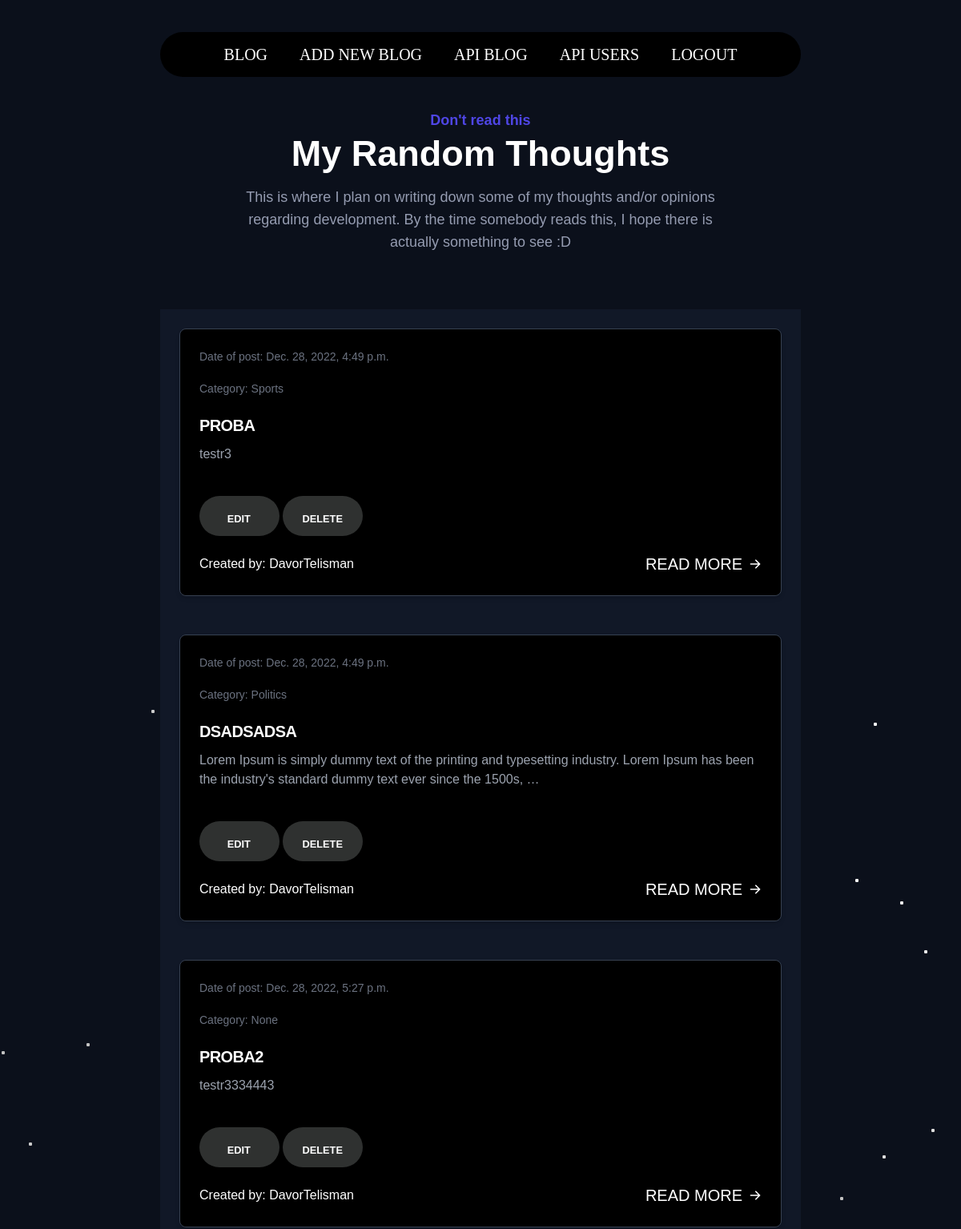
Before: /blog/ (signed in, upper part) with the older database file.
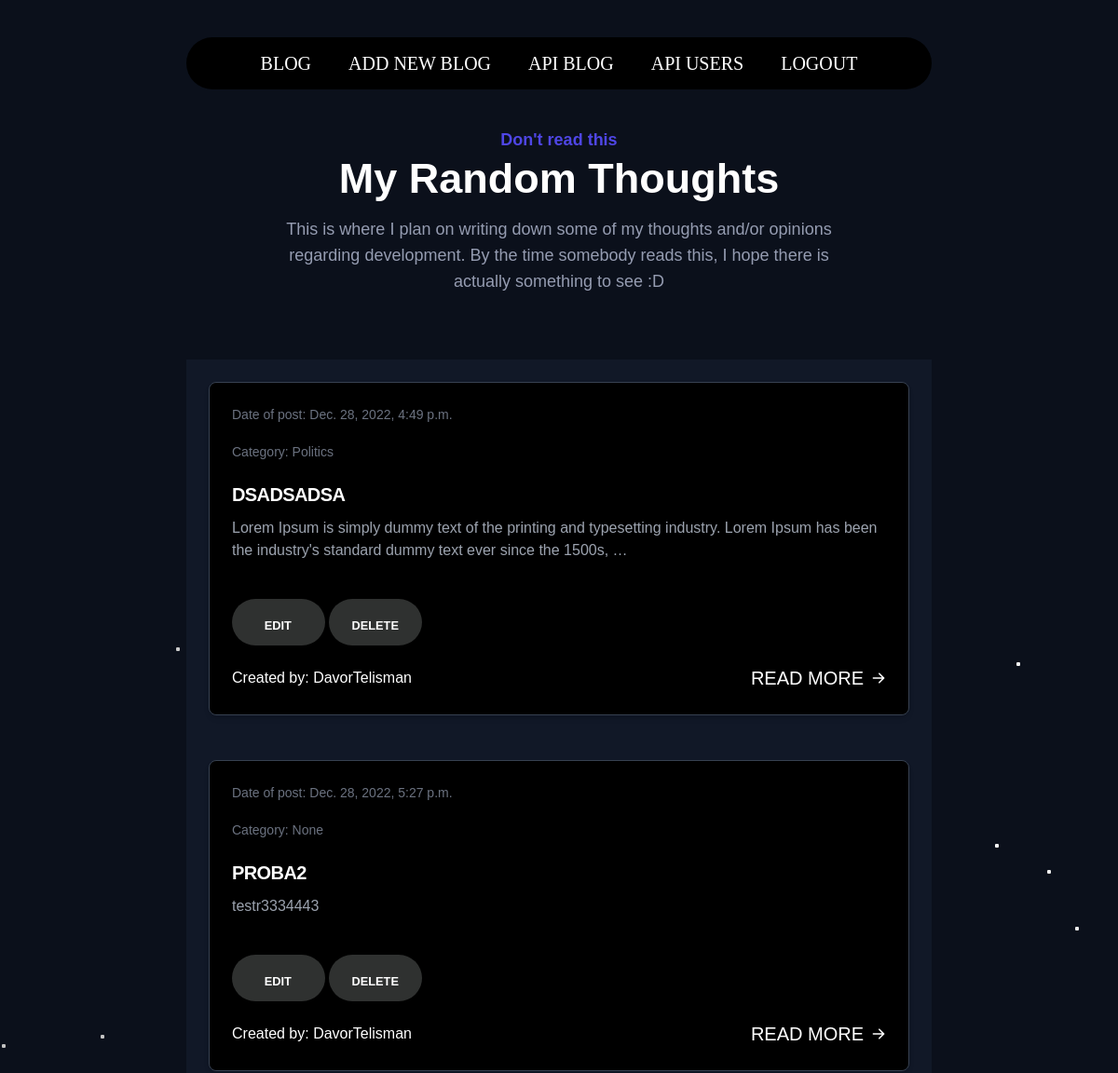
After: the same page with the newer database file.
### api/models.py (models this page shows, shortened)
class Post(models.Model):
    created = models.DateTimeField(auto_now_add=True)
    title = models.CharField(max_length=100, blank=True, default='')
    body = models.TextField(blank=True, default='')
    owner = models.ForeignKey('auth.User', related_name='posts', on_delete=models.CASCADE)
    category = models.ForeignKey(Category, related_name='category',null=True,on_delete=models.CASCADE)
    class Meta:
        ordering = ['created']

class Category(models.Model):
    category_name = models.CharField(max_length=50,default='')
    def __str__(self):
        return self.category_name

### api/views.py (the view)
# urls.py: path('blog/', include('django.contrib.auth.urls')),
def blog(request):
    blog_post= Post.objects.all()
    context = {
        'blog_post': blog_post,
    }
    return render(request, 'blog.html', context)

### templates/blog.html (shortened to what the changed rows need)
{% load static %}
{% if user.is_authenticated %}
<link rel="stylesheet" type="text/css" href="{% static 'assets/css/blog.css' %}">
<link rel="stylesheet" type="text/css" href="{% static 'assets/css/navbar.css' %}">
<link rel="stylesheet" type="text/css" href="{% static 'assets/css/bggraound.css' %}">
<link rel="stylesheet" href="https://cdnjs.cloudflare.com/ajax/libs/font-awesome/6.2.0/css/all.min.css" />
<body class="bg-gray-900" data-new-gr-c-s-check-loaded="14.1089.0" data-gr-ext-installed="">
{% block content %}
    <section id="blog" class="pt-[40px]">
        <div class="container">
            <div class="flex flex-wrap mx-[-16px] overflow-x-hidden">
                <div class="w-full px-4">
                    <div class="max-w-[600px] mx-auto text-center mb-[70px]">
                        <h2 class="font-bold text-white text-3xl sm:text-4xl md:text-[45px] mb-5" data-projection-id="14" style="opacity: 1; transform: none;">My Random Thoughts</h2>
                    </div>
                </div>
            </div>
            <div class="justify-center p-0 max-w-[800px] m-auto">
                {% for blog in blog_post %}
                <section class="bg-gray-900" data-projection-id="16" style="opacity: 1;">
                    <div class="py-6 px-4 mx-auto lg:px-6">
                        <div class="grid gap-8 lg:grid-cols-1">
                            <article class="p-6 rounded-lg border shadow-md bg-gray-800 border-gray-700">
                                <div class="flex justify-between items-center mb-5 text-gray-500">
                                    <span class="text-sm">Date of post: {{ blog.created }} </span>
                                </div>
                                <div class="flex justify-between items-center mb-5 text-gray-500">
                                    <span class="text-sm">Category: {{ blog.category }}</span>
                                </div>
                                <h2 class="hover-underline-animation mb-2 text-2xl font-bold tracking-tight text-white">
                                    <a href="{% url 'blog_detail' blog.pk %}">{{ blog.title }}</a>
                                </h2>
                                        <p class="mb-5 font-light text-gray-400">{{ blog.body|safe|truncatewords:25 }}</p>
                                        {% if user.id == blog.owner.id %}
                                            <button id="neonShadow">  <a href="{% url 'update_blog' blog.pk %}"><span>Edit</span></a></button>
                                            <button id="neonShadow">  <a href="{% url 'delete_blog' blog.pk %}"><span>Delete</span></a></button>
                                        {% endif %}
                                <div class="flex justify-between items-center">
                                    <div class="flex items-center space-x-4">
                                        <span class="font-medium text-white">Created by: {{ blog.owner }}</span>
                                    </div>
                                    <a class="inline-flex-important items-center font-medium text-white hover-underline-animation" href="{% url 'blog_detail' blog.pk %}">Read more
                                        <svg class="ml-2 w-4 h-4" fill="currentColor" viewBox="0 0 20 20" xmlns="http://www.w3.org/2000/svg">
                                            <path fill-rule="evenodd" d="M10.293 3.293a1 1 0 011.414 0l6 6a1 1 0 010 1.414l-6 6a1 1 0 01-1.414-1.414L14.586 11H3a1 1 0 110-2h11.586l-4.293-4.293a1 1 0 010-1.414z" clip-rule="evenodd"></path>
                                        </svg>
                                    </a>
                                </div>
                            </article>
                        </div>
                    </div>
                </section>
                {% endfor %}
            </div>
        </div>
    </section>
{% endblock %}
{% endif %}

Changed rows visible on the page:
removed Post: created "Dec. 28, 2022, 4:49 p.m.", category "Sports", title "PROBA", body "testr3", shows "EDIT", owner "DavorTelisman"
